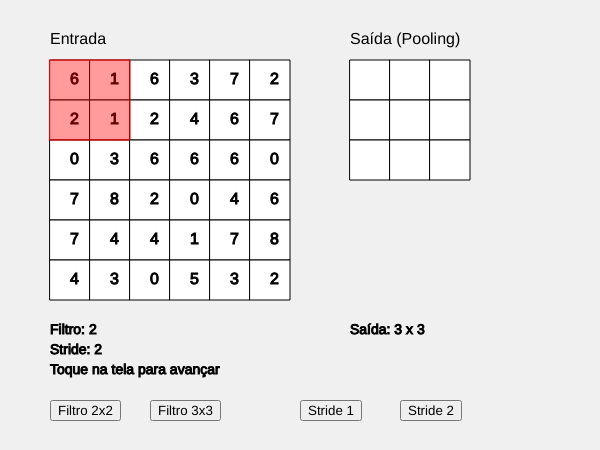
Frame 1 (no input)
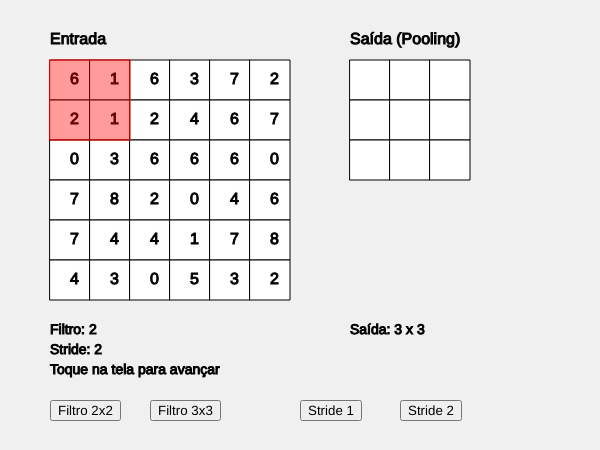
Frame 60 (no input)
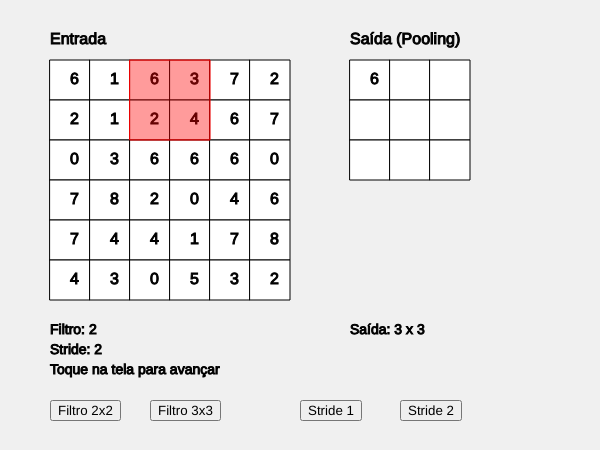
Frame 120 (the mouse pressed at the canvas centre since frame 60)

The p5.js sketch that drew these frames (run headless with seeded random() and noise() and a simulated clock; from frame 60 on, the mouse is pressed at the canvas centre):

// p5.js sketch
// ── sketch.js
let inputSize = 6;
let filterSize = 2;
let stride = 2;

let inputMatrix = [];
let outputMatrix = [];

let stepX = 0;
let stepY = 0;

let cellSize = 40;

// BOTÕES
let btnF2, btnF3, btnS1, btnS2;

function setup() {
  createCanvas(600, 450);
  textAlign(CENTER, CENTER);

  generateInput();
  computeOutput();

  createUI();
}

function createUI() {
  btnF2 = createButton("Filtro 2x2");
  btnF2.position(50, 400);
  btnF2.mousePressed(() => {
    filterSize = 2;
    resetSimulation();
  });

  btnF3 = createButton("Filtro 3x3");
  btnF3.position(150, 400);
  btnF3.mousePressed(() => {
    filterSize = 3;
    resetSimulation();
  });

  btnS1 = createButton("Stride 1");
  btnS1.position(300, 400);
  btnS1.mousePressed(() => {
    stride = 1;
    resetSimulation();
  });

  btnS2 = createButton("Stride 2");
  btnS2.position(400, 400);
  btnS2.mousePressed(() => {
    stride = 2;
    resetSimulation();
  });
}

function resetSimulation() {
  computeOutput();
  stepX = 0;
  stepY = 0;
}

function generateInput() {
  inputMatrix = [];
  for (let i = 0; i < inputSize; i++) {
    let row = [];
    for (let j = 0; j < inputSize; j++) {
      row.push(floor(random(0, 9)));
    }
    inputMatrix.push(row);
  }
}

function computeOutput() {
  let outSize = floor((inputSize - filterSize) / stride) + 1;
  outputMatrix = Array.from({ length: outSize }, () => Array(outSize).fill(""));
}

function drawMatrix(matrix, offsetX, offsetY) {
  for (let i = 0; i < matrix.length; i++) {
    for (let j = 0; j < matrix[0].length; j++) {
      let x = offsetX + j * cellSize;
      let y = offsetY + i * cellSize;

      fill(255);
      stroke(0);
      rect(x, y, cellSize, cellSize);

      fill(0);
      text(matrix[i][j], x + cellSize / 2, y + cellSize / 2);
    }
  }
}

function draw() {
  background(240);

  fill(0);
  textSize(16);
  textAlign(LEFT);

  text("Entrada", 50, 40);
  text("Saída (Pooling)", 350, 40);

  drawMatrix(inputMatrix, 50, 60);
  drawMatrix(outputMatrix, 350, 60);

  let x = 50 + stepX * stride * cellSize;
  let y = 60 + stepY * stride * cellSize;

  push();
  fill(255, 0, 0, 100);
  stroke(255, 0, 0);
  rect(x, y, filterSize * cellSize, filterSize * cellSize);
  pop();

  textSize(14);
  fill(0);

  text(`Filtro: ${filterSize}`, 50, 330);
  text(`Stride: ${stride}`, 50, 350);

  let outSize = floor((inputSize - filterSize) / stride) + 1;
  text(`Saída: ${outSize} x ${outSize}`, 350, 330);

  text("Toque na tela para avançar", 50, 370);
}

function mousePressed() {
  applyPoolingStep();
}

function applyPoolingStep() {
  let startX = stepX * stride;
  let startY = stepY * stride;

  let maxVal = -Infinity;

  for (let i = 0; i < filterSize; i++) {
    for (let j = 0; j < filterSize; j++) {
      let val = inputMatrix[startY + i][startX + j];
      if (val > maxVal) maxVal = val;
    }
  }

  outputMatrix[stepY][stepX] = maxVal;

  stepX++;
  if (stepX >= outputMatrix.length) {
    stepX = 0;
    stepY++;
  }

  if (stepY >= outputMatrix.length) {
    stepY = 0;
    generateInput();
    computeOutput();
  }
}
